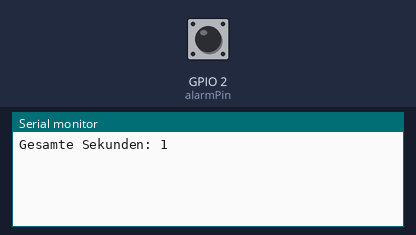
This sketch was run on a simulated ESP32. On the bench: the last lines printed to the serial monitor. The test bench sets the inputs (shaded band); at power-on: GPIO 2 (alarmPin) HIGH. The sensor or clock chip raises its interrupt line as the real part does.

Above: at 1.2 s.
1.3 s: GPIO 2 (alarmPin) pulled LOW for 0.15 s
At 2.3 s:
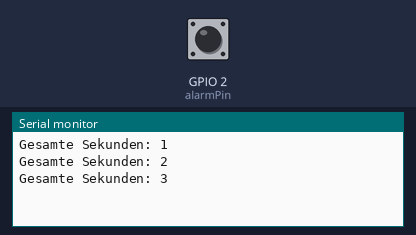
2.9 s: GPIO 2 (alarmPin) pulled LOW for 1 s
At 5.26 s:
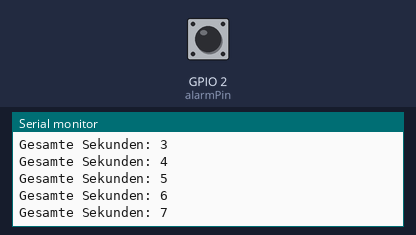
5.4 s: GPIO 2 (alarmPin) pulled LOW for 0.15 s
At 12.3 s:
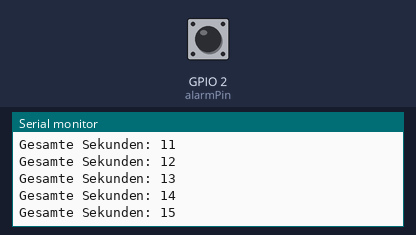
Timing chart, 0 to 13.0 s (numbered marks = the images above; inputs shaded):
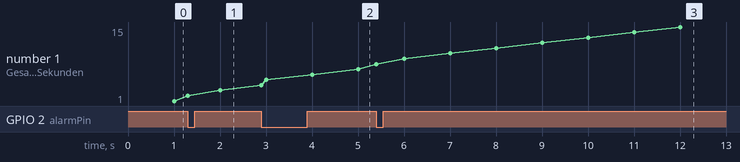

Measured:
- after the input at 1.3 s, the serial monitor: prints a new line after 0.70 s (image 1)
- after the input at 2.9 s, the serial monitor: prints a new line after 2.1 s (image 2)
- after the input at 5.4 s, the serial monitor: prints a new line after 6.6 s (image 3)
- plotted number 1: 1 → 3 after the input at 1.3 s, 3 → 7 after the input at 2.9 s, 7 → 15 after the input at 5.4 s

The sketch:

DS3231_SQW_Pin.ino
```cpp
/*
Project:  DS3231 RTC - SQW Pin 1Hz Ausgabe
Author:   Thomas Edlinger for www.edistechlab.com
Date:     Created 10.02.2023
Version:  V1.0
IDE:      Arduino IDE 2.0.3
 
Required Board (Tools -> Board -> Boards Manager...)
 - Board: esp8266 by ESP8266 Community   V3.1.1

Required libraries (sketch -> include library -> manage libraries)
 - Adafruit RTClib library V2.1.1 / https://github.com/adafruit/RTClib
 - Adafruit BusIO library V1.13.2 / https://github.com/adafruit/Adafruit_BusIO

Wirering for the DS3231 RTC Modul:
DS3231      Wemos d1 mini
VCC         3.3V
GND         GND
SCL         D1/5
SDA         D2/4
SQW         D4/2
*/

#include "RTClib.h"
RTC_DS3231 rtc;
const uint8_t alarmPin = 2;
volatile int sekunden = 0;
int TotalSekunden = 0;

void IRAM_ATTR onAlarmIntPin() {
  sekunden++;
}

void setup () {
  Serial.begin(115200);
  if (! rtc.begin()) {
    Serial.println("Finde keine RTC");
    while (true);
  }
  pinMode(alarmPin, INPUT_PULLUP);
  attachInterrupt(digitalPinToInterrupt(alarmPin), onAlarmIntPin, FALLING);
  rtc.writeSqwPinMode(DS3231_SquareWave1Hz); // Jede Sekunde (1kHz, 4kHz, 8kHz)
}

void loop () {
  if (sekunden > 0) {
    sekunden--;
    TotalSekunden++;
    Serial.print("Gesamte Sekunden: ");
    Serial.println(TotalSekunden);
  }
}
```
